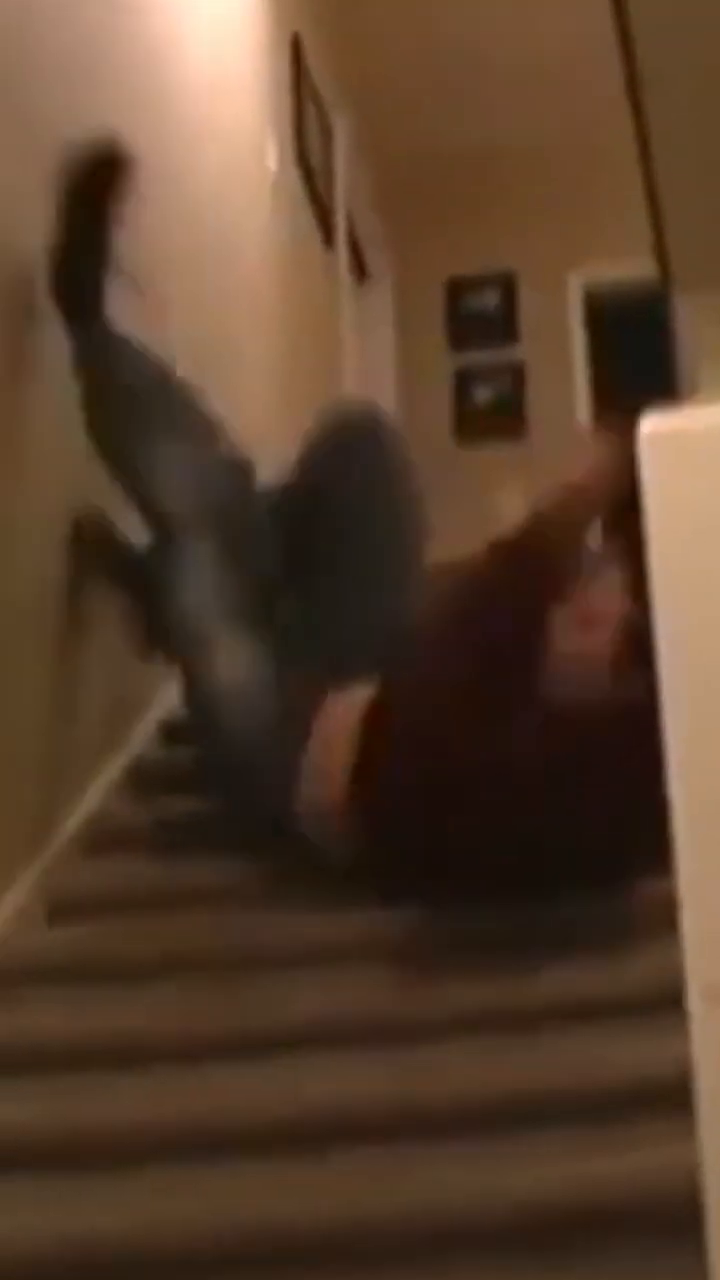
#> input picture frame 40 of test_videos/video1.mp4, 720 x 1280 px, given in place of Data11-Fall-back-3-Depth.avi, which was not available
$ python test2.py
#> lines starting #> are read from the running program, lines starting #| are printed output that depends on the picture; after the words box and inside, x2 and y2 are one past the last pixel; in counts of white or black regions, pixels touching at a corner belong together; pictures that were not available may be replaced by others from this repository, and a replacement may not be noted
import cv2
import numpy as np

cap = cv2.VideoCapture('Fall-Detection-Data\FALL-BACK\Data11-Fall-back-3-Depth.avi')
cam = cv2.VideoCapture(0)

while True:
    ret, frame = cap.read()
#> frame is the input picture: shape (1280, 720, 3); mean B, G, R 43.5, 62.7, 87.1
    _, video = cam.read()

    if not ret:
        cap = cv2.VideoCapture('Fall-Detection-Data\FALL-BACK\Data11-Fall-back-3-Depth.avi')
        continue

    Mov_vid = frame.copy()

    bb, gg, rr = cv2.split(frame)
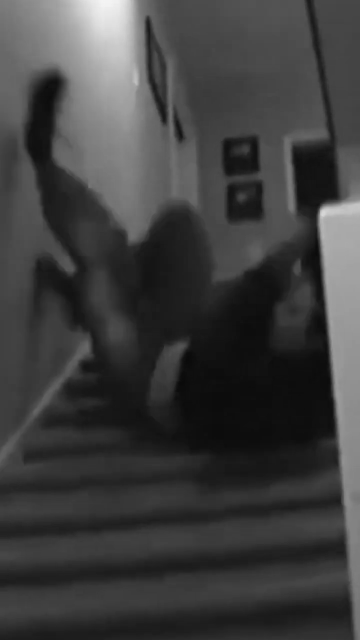
#> gg: shape (1280, 720) (shown at 1/2 size); min 9, max 244, mean 62.7
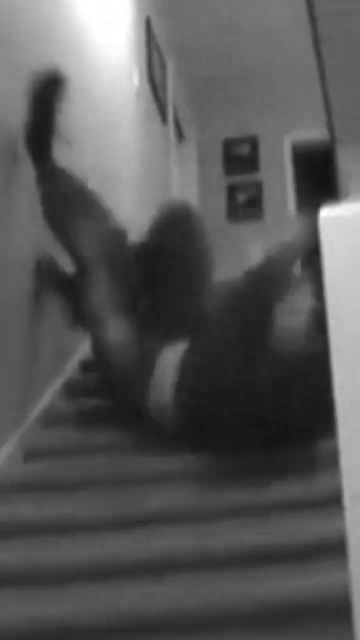
#> rr: shape (1280, 720) (shown at 1/2 size); min 16, max 255, mean 87.1

    # Apply adaptive thresholding to each channel
    thresholded_bb = cv2.adaptiveThreshold(bb, 255, cv2.ADAPTIVE_THRESH_MEAN_C, cv2.THRESH_BINARY, blockSize=11, C=2)
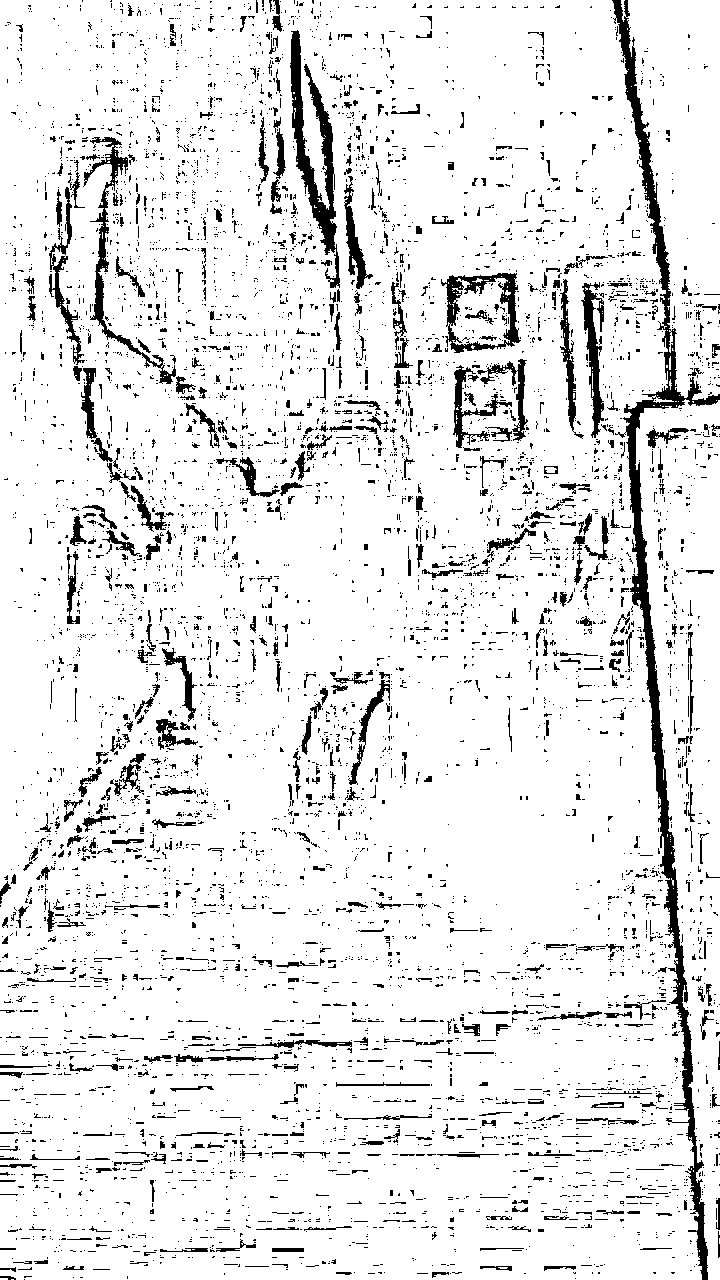
#> thresholded_bb: shape (1280, 720); 90.6% white; 6331 black regions (5664 under 20 px), largest, box (x1, y1, x2, y2) and area: (612, 0, 720, 1280) 12603, (290, 30, 340, 288) 3835, (83, 137, 176, 384) 2181
    thresholded_gg = cv2.adaptiveThreshold(gg, 255, cv2.ADAPTIVE_THRESH_MEAN_C, cv2.THRESH_BINARY, blockSize=11, C=2)
#> thresholded_gg: shape (1280, 720); 93.5% white; 3820 black regions (3516 under 20 px), largest, box (x1, y1, x2, y2) and area: (611, 0, 720, 1280) 12740, (290, 30, 339, 285) 3816, (87, 137, 176, 385) 2209
    thresholded_rr = cv2.adaptiveThreshold(rr, 255, cv2.ADAPTIVE_THRESH_MEAN_C, cv2.THRESH_BINARY, blockSize=11, C=2)
#> thresholded_rr: shape (1280, 720); 91.4% white; 6161 black regions (5686 under 20 px), largest, box (x1, y1, x2, y2) and area: (610, 0, 720, 1280) 13195, (290, 30, 341, 336) 4050, (86, 137, 174, 396) 2297

    # Merge the thresholded channels to create an RGB image
    image = cv2.merge((thresholded_bb, thresholded_gg, thresholded_rr))
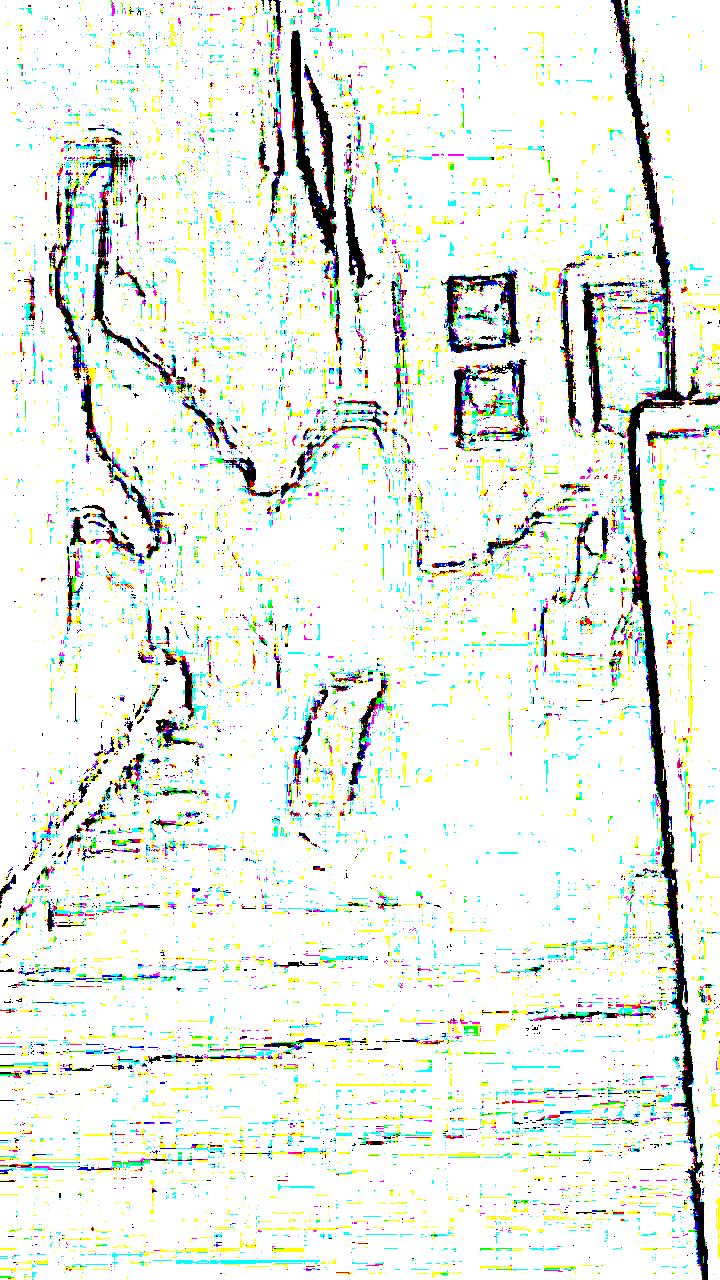
#> image: shape (1280, 720, 3); mean B, G, R 230.9, 238.5, 233

    cv2.imshow('Original', image)
    ##############################################################################################
    b, g, r = cv2.split(video)

    # Apply adaptive thresholding to each channel
    thresholded_b = cv2.adaptiveThreshold(b, 255, cv2.ADAPTIVE_THRESH_MEAN_C, cv2.THRESH_BINARY, blockSize=11, C=2)
    thresholded_g = cv2.adaptiveThreshold(g, 255, cv2.ADAPTIVE_THRESH_MEAN_C, cv2.THRESH_BINARY, blockSize=11, C=2)
    thresholded_r = cv2.adaptiveThreshold(r, 255, cv2.ADAPTIVE_THRESH_MEAN_C, cv2.THRESH_BINARY, blockSize=11, C=2)

    # Merge the thresholded channels to create an RGB image
    thresholded_image = cv2.merge((thresholded_b, thresholded_g, thresholded_r))


    cv2.imshow('OTSU Edges', thresholded_image)
    ##############################################################################################

    if cv2.waitKey(100) & 0xFF == ord('q'):
#> (key q is pressed here)
        break

cap.release()
cv2.destroyAllWindows()

$ run again, starting later in the video
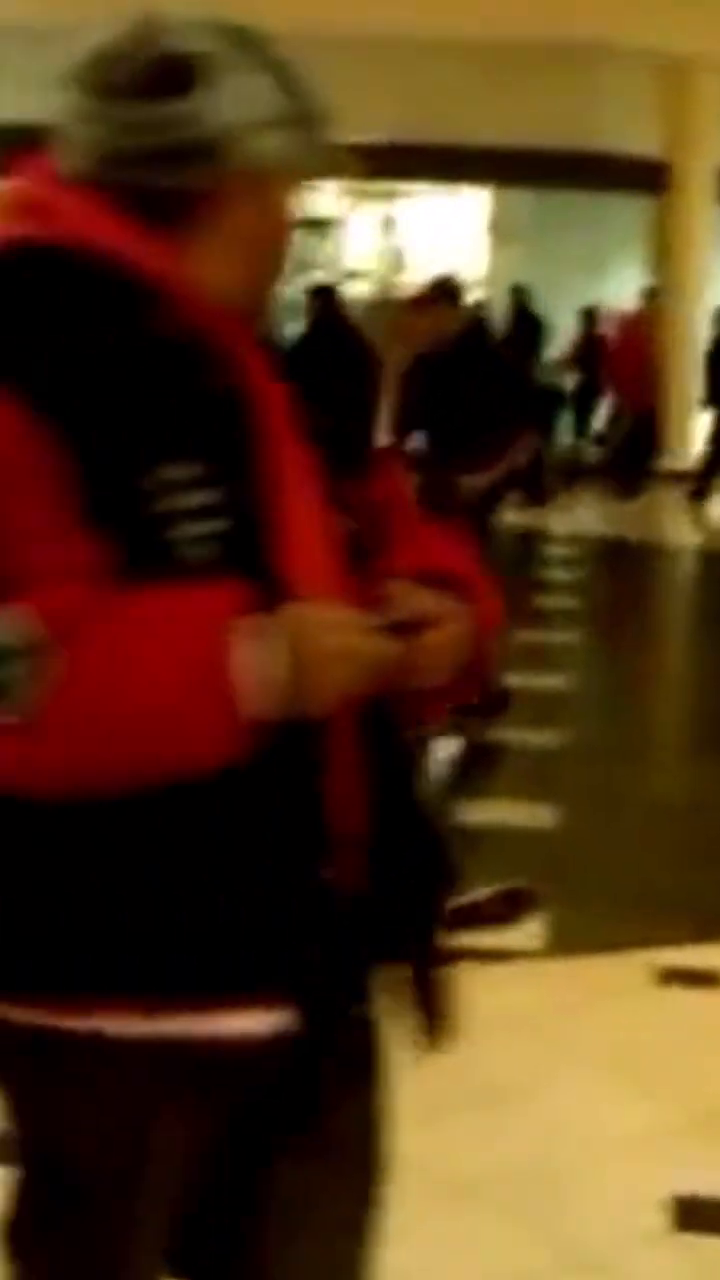
#> input picture frame 181 of test_videos/video1.mp4, 720 x 1280 px, given in place of Data11-Fall-back-3-Depth.avi, which was not available
#> frame is the input picture: shape (1280, 720, 3); mean B, G, R 25.7, 53.9, 83.6
#> `thresholded_bb = cv2.adaptiveThreshold(bb, 255, cv2.ADAPTIVE_THRESH_ME..`:
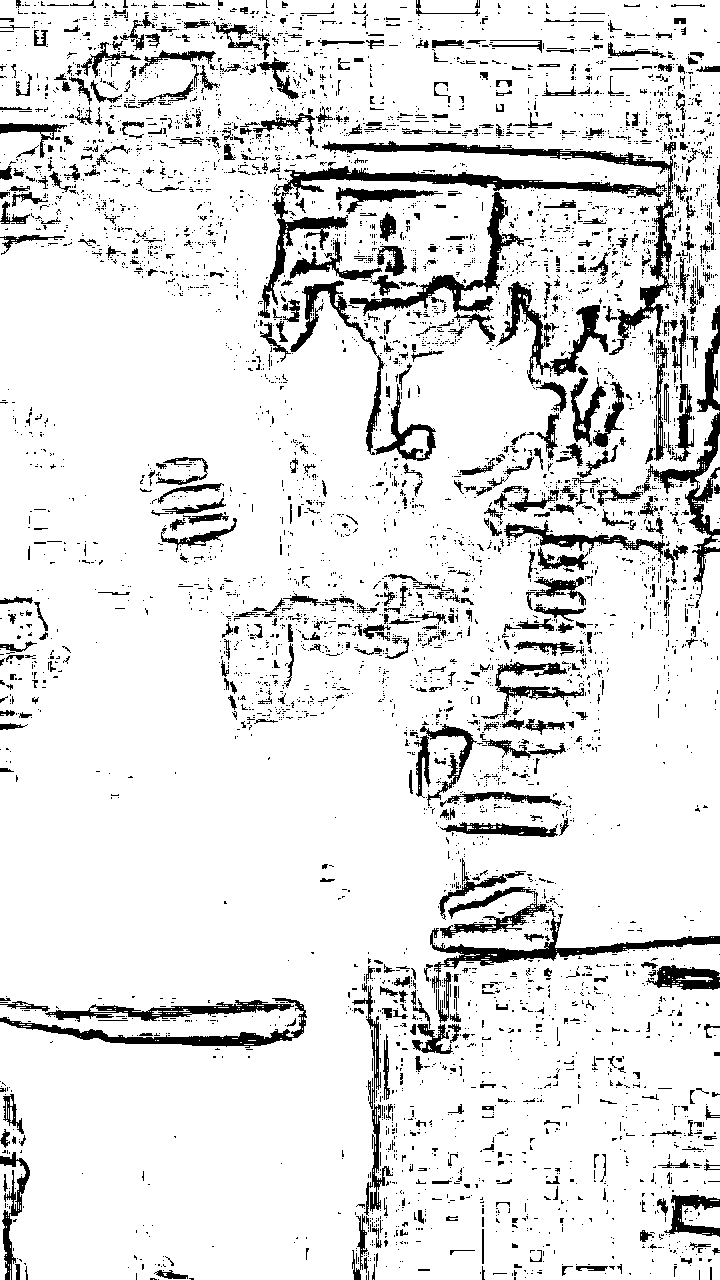
#> thresholded_bb: shape (1280, 720); 88.8% white; 5435 black regions (4805 under 20 px), largest, box (x1, y1, x2, y2) and area: (258, 166, 667, 318) 5222, (322, 141, 674, 355) 4449, (430, 914, 720, 993) 2939
#> thresholded_gg: shape (1280, 720); 89.3% white; 3615 black regions (3303 under 20 px), largest, box (x1, y1, x2, y2) and area: (243, 141, 674, 322) 9352, (354, 914, 720, 1249) 7594, (0, 997, 309, 1049) 5597
#> thresholded_rr: shape (1280, 720); 84% white; 8892 black regions (8084 under 20 px), largest, box (x1, y1, x2, y2) and area: (282, 141, 673, 199) 7489, (412, 887, 720, 1054) 6968, (496, 282, 622, 494) 4752
#> `image = cv2.merge((thresholded_bb, thresholded_gg, thresholded_rr))`:
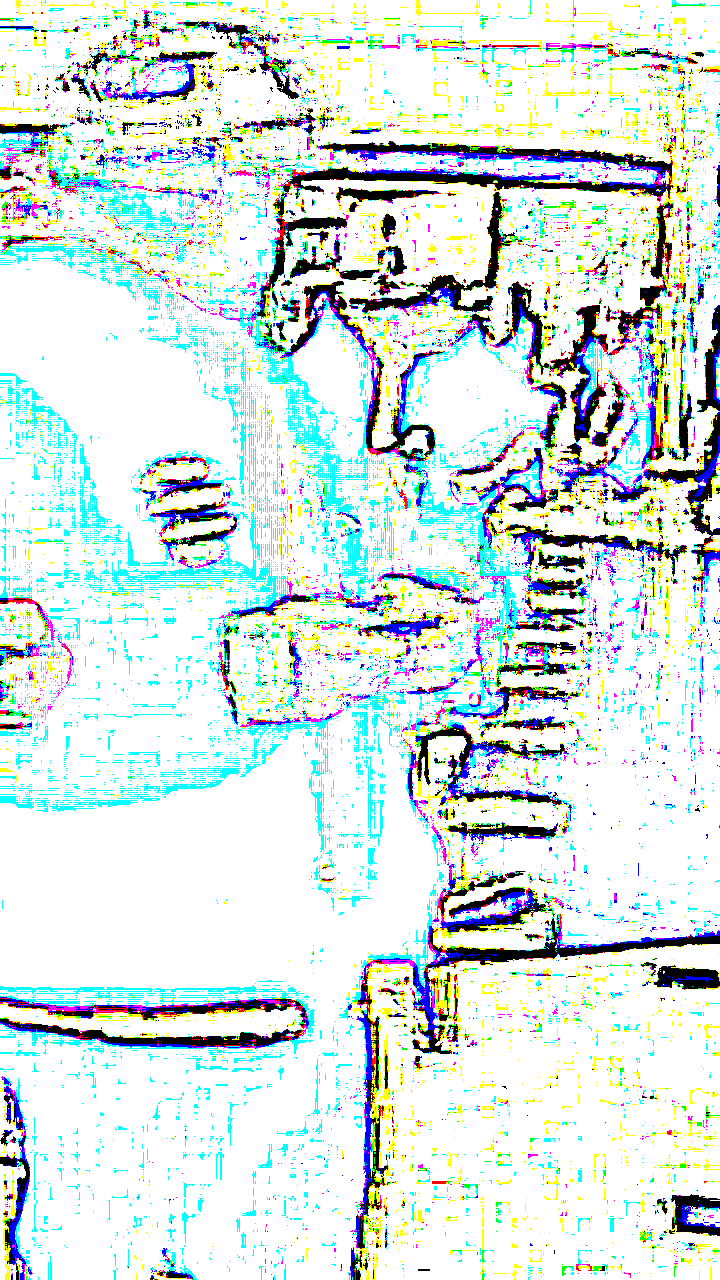
#> image: shape (1280, 720, 3); mean B, G, R 226.5, 227.7, 214.3

$ run again, starting later in the video
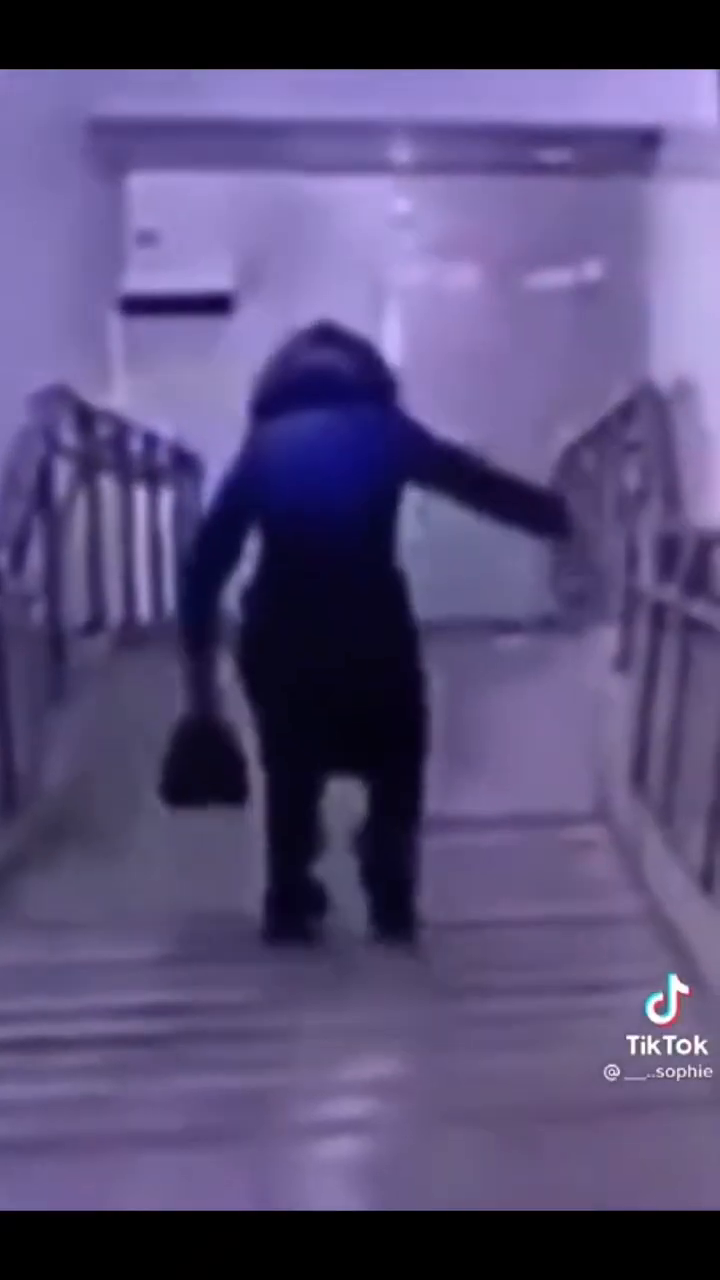
#> input picture frame 322 of test_videos/video1.mp4, 720 x 1280 px, given in place of Data11-Fall-back-3-Depth.avi, which was not available
#> frame is the input picture: shape (1280, 720, 3); mean B, G, R 119.4, 76.4, 87.3
#> `thresholded_bb = cv2.adaptiveThreshold(bb, 255, cv2.ADAPTIVE_THRESH_ME..`:
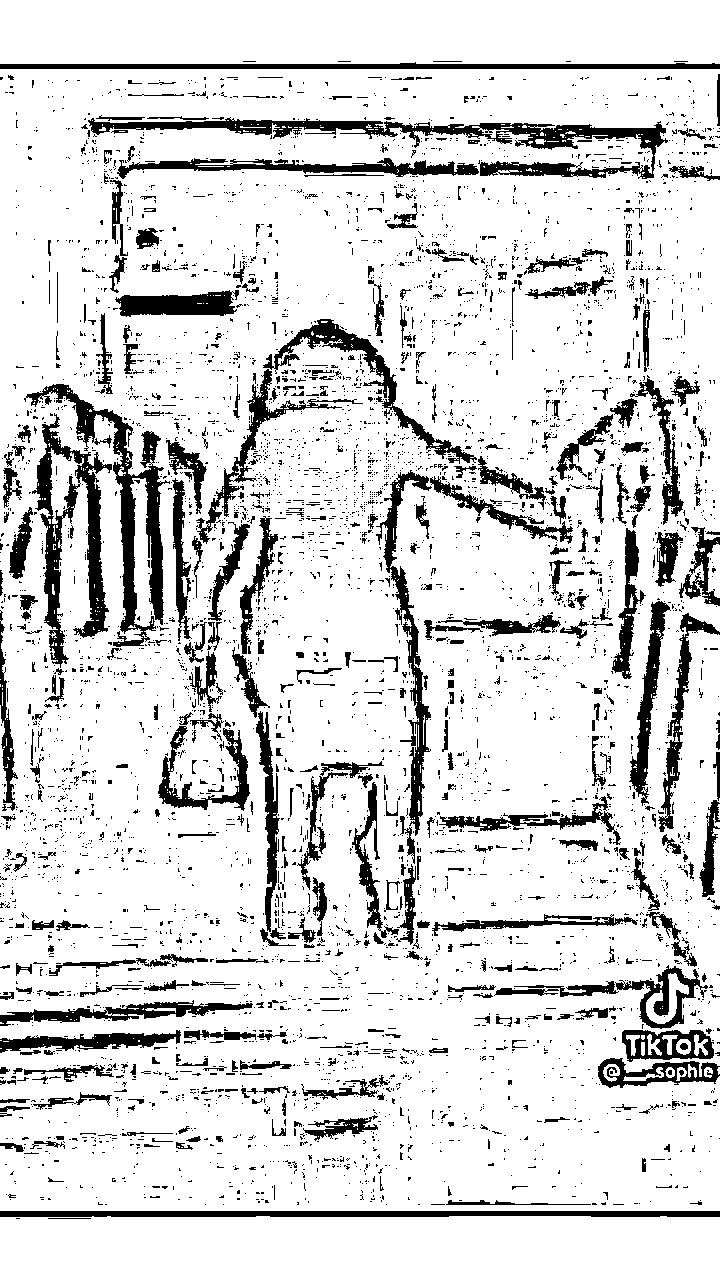
#> thresholded_bb: shape (1280, 720); 85.4% white; 5188 black regions (4688 under 20 px), largest, box (x1, y1, x2, y2) and area: (88, 117, 668, 179) 7771, (24, 384, 170, 647) 6732, (32, 413, 112, 668) 6167
#> thresholded_gg: shape (1280, 720); 87.2% white; 3304 black regions (3009 under 20 px), largest, box (x1, y1, x2, y2) and area: (24, 384, 173, 656) 6858, (88, 116, 667, 178) 6503, (35, 416, 112, 668) 6150
#> thresholded_rr: shape (1280, 720); 86.5% white; 4065 black regions (3676 under 20 px), largest, box (x1, y1, x2, y2) and area: (26, 384, 164, 657) 6706, (88, 115, 666, 154) 6401, (35, 420, 112, 702) 6391
#> `image = cv2.merge((thresholded_bb, thresholded_gg, thresholded_rr))`:
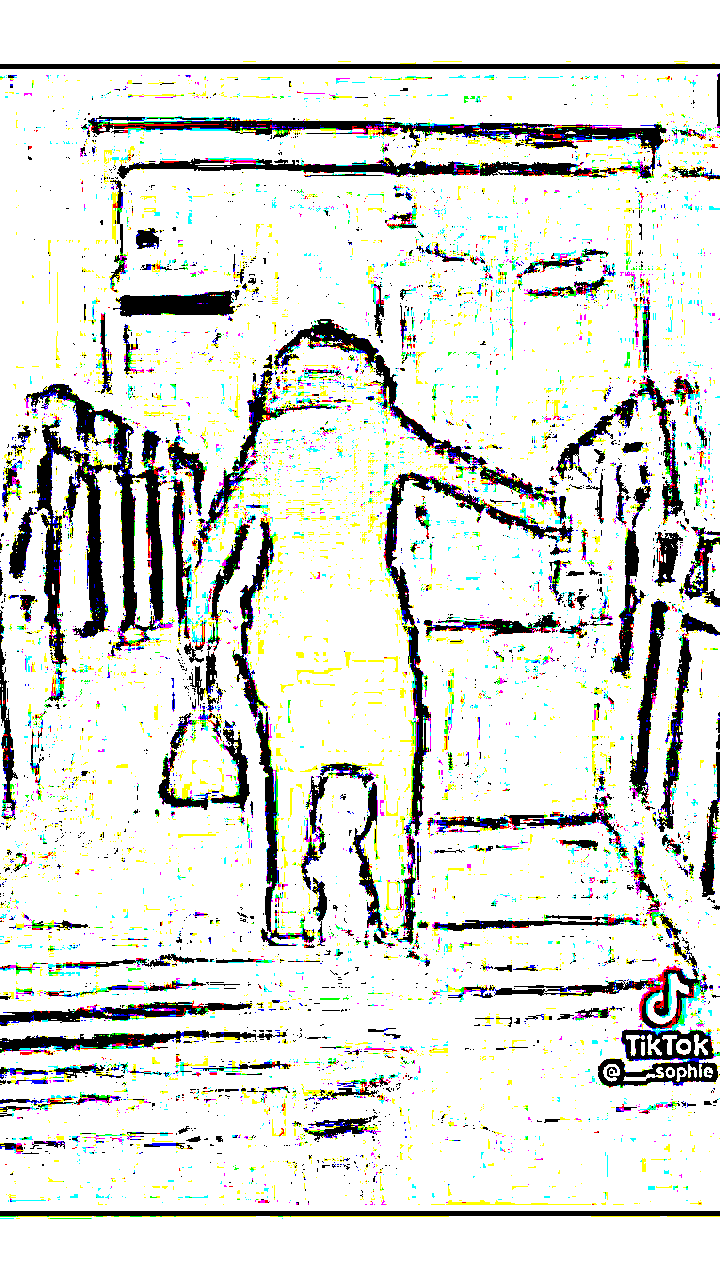
#> image: shape (1280, 720, 3); mean B, G, R 217.7, 222.4, 220.6
